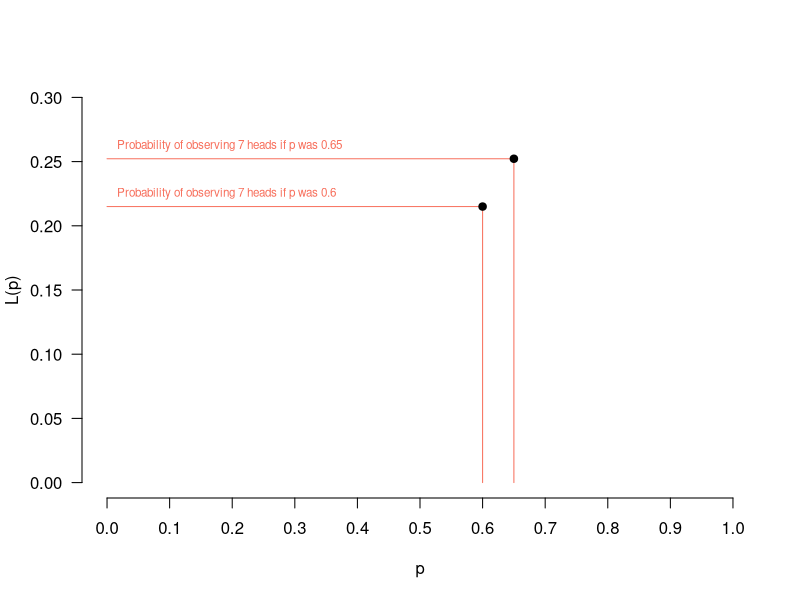
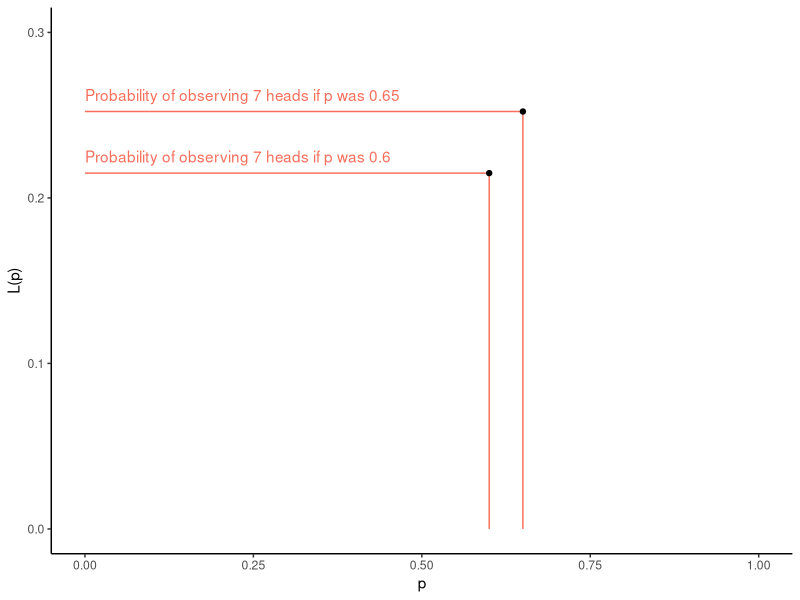
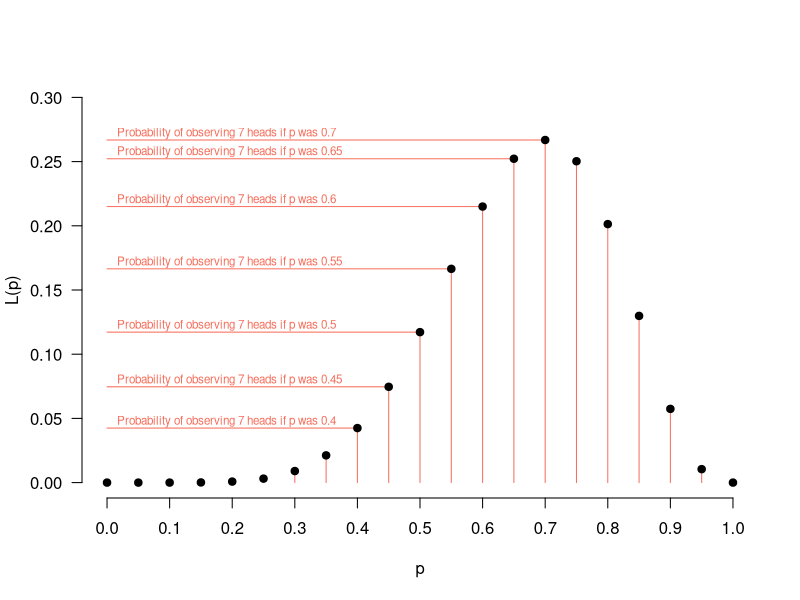
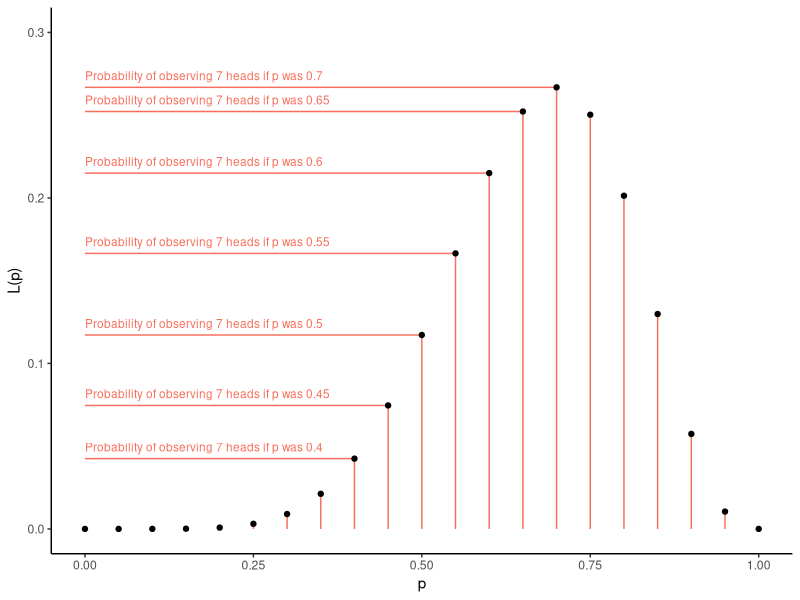
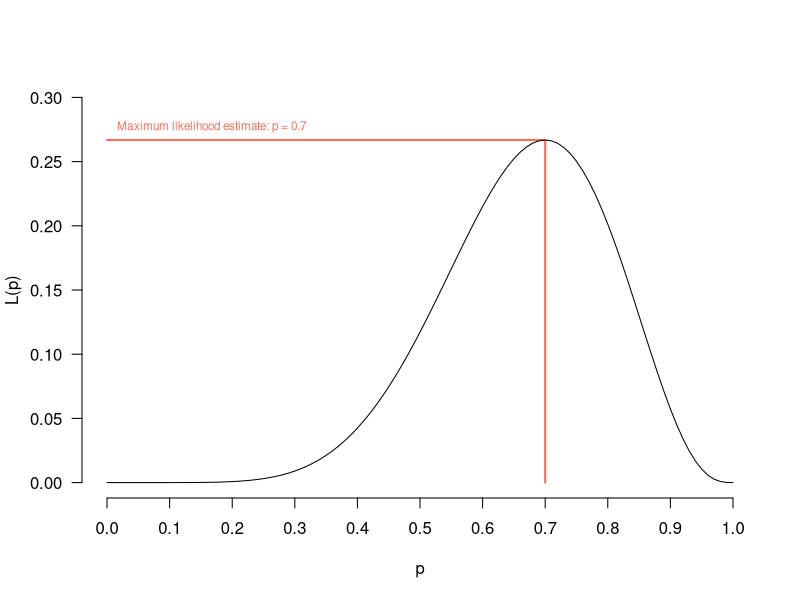
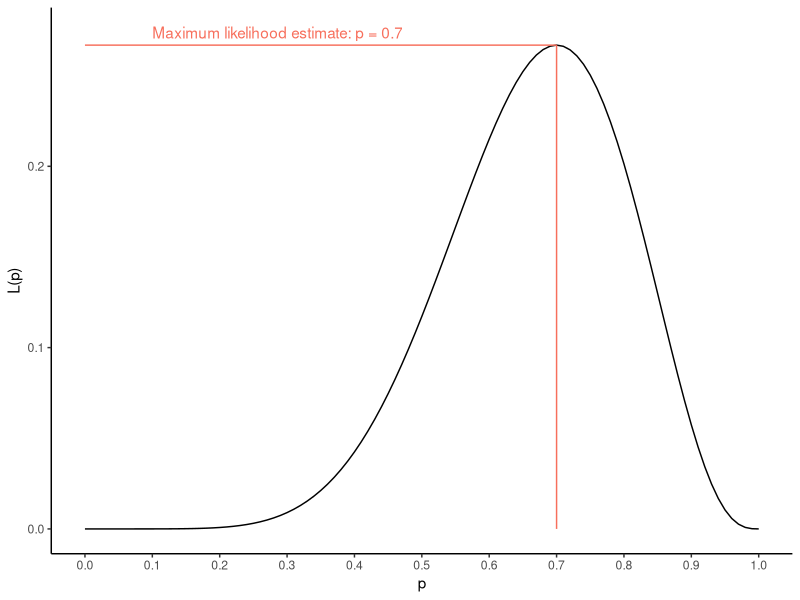
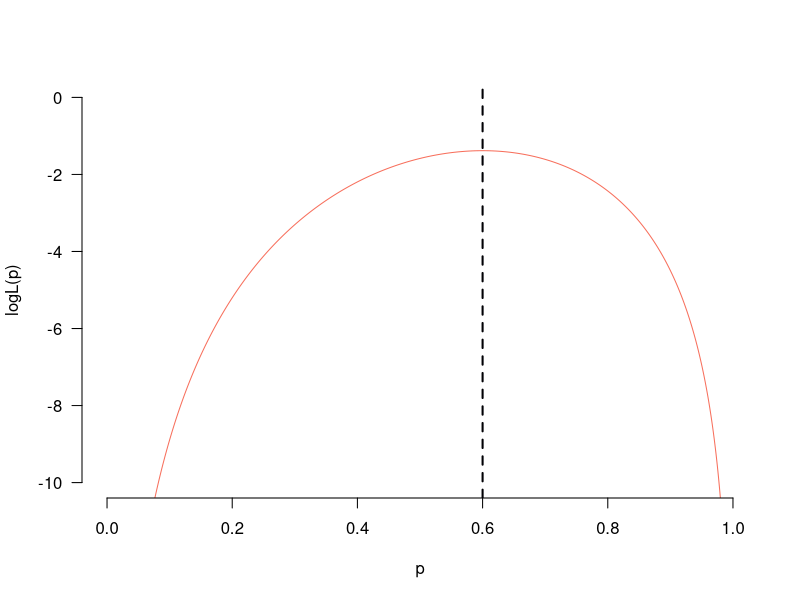
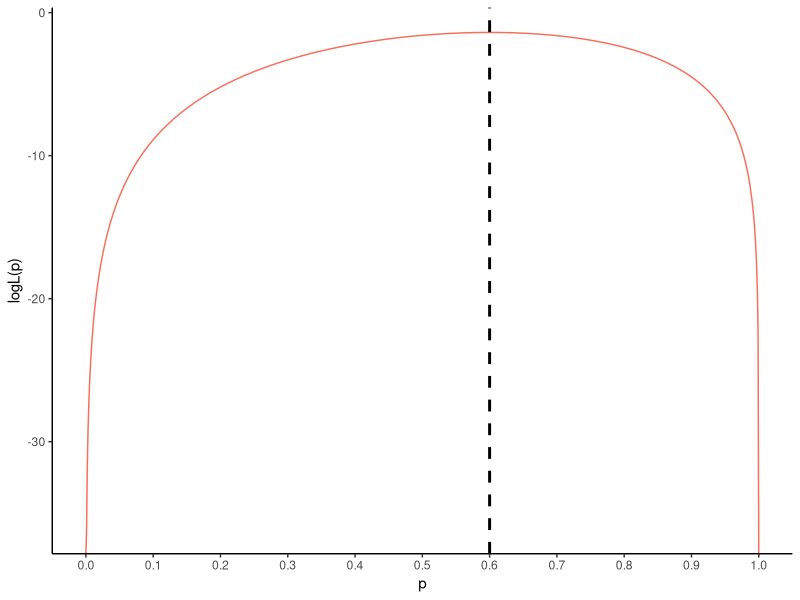

Reproduce these figures in R, in order. (Note: this script raises an error after producing the figures.)
## ---- chunk 1
# The first line sets an option for the final document that can be produced from
# the .Rmd file. Don't worry about it.
knitr::opts_chunk$set(echo = TRUE,
                      collapse = TRUE,
                      out.width="\\textwidth", # for larger figures 
                      attr.output = 'style="max-height: 200px;"'
                      )

# The next bit is quite powerful and useful. 
# First you define which packages you need for your analysis and assign it to 
# the p_needed object. 
p_needed <-
  c("ggplot2", "viridis", "MASS", "optimx", "scales", "foreign")

# Now you check which packages are already installed on your computer.
# The function installed.packages() returns a vector with all the installed 
# packages.
packages <- rownames(installed.packages())
# Then you check which of the packages you need are not installed on your 
# computer yet. Essentially you compare the vector p_needed with the vector
# packages. The result of this comparison is assigned to p_to_install.
p_to_install <- p_needed[!(p_needed %in% packages)]
# If at least one element is in p_to_install you then install those missing
# packages.
if (length(p_to_install) > 0) {
  install.packages(p_to_install)
}
# Now that all packages are installed on the computer, you can load them for
# this project. Additionally the expression returns whether the packages were
# successfully loaded.
sapply(p_needed, require, character.only = TRUE)

# This is an option for stargazer tables
# It automatically adapts the output to html or latex,
# depending on whether we want a html or pdf file
stargazer_opt <- ifelse(knitr::is_latex_output(), "latex", "html")

# this changes the behavior of the magma function a little 
formals(magma)$end <- 0.7
formals(magma)$direction <- -1

# only relevant for ggplot2 plotting
# setting a global ggplot theme for the entire document to avoid 
# setting this individually for each plot 
theme_set(theme_classic() + # start with classic theme 
  theme(
    plot.background = element_blank(),# remove all background 
    plot.title.position = "plot", # move the plot title start slightly 
    legend.position = "bottom" # by default, put legend on the bottom
  ))

## ---- chunk 2
lik_1 <- factorial(10) / (factorial(10 - 7) * factorial(7)) * 0.6 ^ 7 * (1 - 0.6) ^ (10 - 7)
lik_1
## ---- chunk 3
lik_2 <- factorial(10) / (factorial(10 - 7) * factorial(7)) * 0.65 ^ 7 * (1 - 0.65) ^ (10 - 7)
lik_2
## ---- chunk 4
p <- c(0.6, 0.65)
lik <- c(lik_1, lik_2)
## ---- chunk 5
plot(x = p,
     y = lik,
     xlim = c(0,1),
     ylim = c(0, 0.3),
     pch = 19,
     ylab = "L(p)",
     xlab = "p",
     las = 1,
     xaxt = "n",
    bty = "n",
    type = "n")
axis(1, seq(0, 1, 0.1))
segments(x0 = p,
         x1 = p,
         y0 = 0,
         y1 = lik,
         col = magma(2)[1])
segments(x0 = 0,
         x1 = p,
         y0 = lik,
         y1 = lik,
         col = magma(2)[1])
points(x = p,
     y = lik,
     xlim = c(0,1),
     ylim = c(0, 0.3),
     pch = 19)
text(x = 0,
     y = lik + 0.01,
     labels = c(paste0("Probability of observing 7 heads if p was ", p)),
     col = magma(2)[1],
     cex = 0.7,
     pos = 4)

## ---- chunk 6
ggplot() +
  scale_y_continuous(limits = c(0, 0.3)) +
  scale_x_continuous(limits = c(0, 1)) +
  geom_segment(aes(
    y = lik, yend = 0, x = p, xend = p
  ),
  color = magma(1)
  ) +
  geom_segment(aes(
    y = lik, yend = lik, x = p, xend = 0
  ),
  color = magma(1)
  ) +
  geom_point(aes(x = p, y = lik)) +
  labs(y = "L(p)") +
  geom_text(aes(
    label = paste0("Probability of observing 7 heads if p was ", p),
    x = 0, y = lik + 0.01,
    hjust = 0
  ),
  color = magma(1)
  )
## ---- chunk 7
binom_lik <- function(y, n, p) {
  factorial(n) / (factorial(n - y) * factorial(y)) * p ^ y * (1 - p) ^ (n - y)
}
## ---- chunk 8
# Let's start with a sequence
p <- seq(0, 1, 0.05)
lik <- binom_lik(y = 7, n = 10, p = p)
## ---- chunk 9
plot(
  x = p,
  y = lik,
  xlim = c(0, 1),
  ylim = c(0, 0.3),
  pch = 19,
  col = magma(2)[1],
  ylab = "L(p)",
  xlab = "p",
  las = 1,
  xaxt = "n",
  bty = "n",
  type = "n"
)
axis(1, seq(0, 1, 0.1))
segments(
  x0 = p,
  x1 = p,
  y0 = 0,
  y1 = lik,
  col = magma(1)
)
segments(
  x0 = 0,
  x1 = p[9:15],
  y0 = lik[9:15],
  y1 = lik[9:15],
  col = magma(1)
)
points(
  x = p,
  y = lik,
  xlim = c(0, 1),
  ylim = c(0, 0.3),
  pch = 19
  )
text(
  x = 0,
  y = lik[9:15] + 0.005,
  labels = c(paste0(
    "Probability of observing 7 heads if p was ", p[9:15]
  )),
  col = magma(1),
  cex = 0.7,
  pos = 4
)
## ---- chunk 10
ggplot() +
  scale_y_continuous(limits = c(0, 0.3)) +
  scale_x_continuous(limits = c(0, 1)) +
  geom_segment(aes(
    y = lik, yend = 0, x = p, xend = p
  ),
  color = magma(1)
  ) +
  geom_segment(aes(
    y = lik[9:15], yend = lik[9:15], x = p[9:15], xend = 0
  ),
  color = magma(1)
  ) +
  geom_point(aes(x = p, y = lik)
  ) +
  labs(y = "L(p)") +
  geom_text(aes(
    label = paste0("Probability of observing 7 heads if p was ", p[9:15]),
    x = 0, y = lik[9:15] + 0.007,
    hjust = 0
  ),
  size = 3,
  color = magma(1)
  )
## ---- chunk 11
# Let's start with a sequence
p <- seq(0, 1, 0.01)
lik <- binom_lik(y = 7, n = 10, p = p)

# which value of p maximizes the likelihood function?
p_max_lik <- p[which.max(lik)]
max_lik <- lik[which.max(lik)]
## ---- chunk 12
plot(x = p,
     y = lik,
     xlim = c(0, 1),
     ylim = c(0, 0.3),
     pch = 19,
     ylab = "L(p)",
     xlab = "p",
     type = "n",
     las = 1,
     xaxt = "n",
     bty = "n")
axis(1, seq(0, 1, 0.1))
segments(x0 = p_max_lik,
         x1 = p_max_lik,
         y0 = 0,
         y1 = max_lik,
         col = magma(1),
         lwd = 2)
segments(x0 = 0,
         x1 = p_max_lik,
         y0 = max_lik,
         y1 = max_lik,
         col = magma(1),
         lwd = 2)
lines(x = p,
     y = lik,
     xlim = c(0,1),
     ylim = c(0, 0.3),
     pch = 19)
text(x = 0,
     y = max_lik + 0.01,
     labels = "Maximum likelihood estimate: p = 0.7",
     col = magma(1),
     cex = 0.7,
     pos = 4)
## ---- chunk 13
ggplot() +
  geom_line(aes(x = p, y = lik)) +
  geom_segment(aes(
    y = max_lik, yend = 0, x = p_max_lik, xend = p_max_lik
  ),
  color = magma(1, direction = -1)
  ) +
  geom_segment(aes(
    y = max_lik, yend = max_lik, x = p_max_lik, xend = 0
  ),
  color = magma(1, direction = -1)
  ) +
  labs(y = "L(p)") +
  geom_text(aes(
    label = paste0("Maximum likelihood estimate: p = 0.7"),
    x = 0.1, y = max_lik + 0.007,
    hjust = 0
  ),
  color = magma(1, direction = -1)
  ) +
  scale_x_continuous(breaks = seq(0, 1, by = 0.1))
## ---- chunk 14
binom_lik <- function(y, n, p) {
  factorial(n) / (factorial(n - y) * factorial(y)) * p ^ y * (1 - p) ^ (n - y)
}
## ---- chunk 15
res_opt <-
  optimize(
    f = binom_lik, 
    # f is the function we want to optimize (here: maximize).
    interval = c(0, 1),
    # we need to specify an interval of values where we want to look for the maximum
    y = 6,
    n = 10,
    # y and n is the data we actually observed
    maximum = T
    # finally, we need to tell the function that we are looking for a maximum.
  )

res_opt
## ---- chunk 16
binom_loglik <- function(y, n, p) {
  log(factorial(n) / (factorial(n - y) * factorial(y))) + 
    y * log(p) + (n - y) * log(1 - p)
}
## ---- chunk 17
res <- optimize(
  f = binom_loglik,
  interval = c(0, 1),
  y = 6,
  n = 10,
  maximum = T
)
## ---- chunk 18
p <- seq(0, 1, length.out = 1000)
res_loglik <- binom_loglik(6, 10, p)
## ---- chunk 19
plot(
  p,
  res_loglik,
  type = "l",
  ylim = c(-10, 0),
  las = 1,
  bty = "n",
  ylab = "logL(p)",
  col = magma(2)[1]
)
abline(v = res$maximum,
       col = magma(2)[2],
       lwd = 2,
       lty = "dashed")
## ---- chunk 20
ggplot() +
  geom_line(aes(x = p, y = res_loglik), color =  magma(2)[1]) +
  geom_vline(
  xintercept = res$maximum,
  lty = "dashed",
  size = 1
  ) +
  labs(y = "logL(p)") +
  scale_x_continuous(breaks = seq(0, 1, by = 0.1)) 
## ---- chunk 21
binom_loglik2 <- function(y, n, p) {
  y * log(p) + (n - y) * log(1 - p)
  
}

p <- seq(0, 1, length.out = 1000)

res2 <- binom_loglik2(6, 10, p)
max_loglik_p2 <- p[which.max(res2)]
## ---- chunk 22
plot(
  p,
  res_loglik,
  type = "l",
  ylim = c(-20, 0),
  las = 1,
  bty = "n",
  ylab = "logL(p)",
  col = viridis(4)[1]
)
abline(v = res$maximum, 
       lwd = 2,
       col = viridis(4)[3])
lines(x = p, 
      y = res2, 
      lty = "dashed",
      col = viridis(4)[2])
abline(v = max_loglik_p2, 
       lwd = 2,
       lty = "dashed",
       col = viridis(4)[4])

legend("topleft",
       col = c(viridis(4)[1],
               viridis(4)[2],
               viridis(4)[3],
               viridis(4)[4]),
       lty = c("solid", 
               "dashed", 
               "solid", 
               "dashed"),
       legend = c("LogLik 1",
                  "LogLik 2 (simplified)",
                  "max(LogLik 1)",
                  "max(LogLik 2)"),
       bty = "n",
       cex = 0.75)
## ---- chunk 23
ggplot() +
  geom_line(aes(x = p, y = res_loglik, color = "LogLik 1")) +
  geom_line(aes(x = p, y = res2,  color = "LogLik 2 (simplified)"), lty = 2) +
  geom_vline(aes(
    xintercept = c(res$maximum, max_loglik_p2),
    color = c("max(LogLik 1)", "max(LogLik 2)")
  ),
  lty = 1:2,
  size = 1) +
  labs(y = "logL(p)",
       color = "") +
  scale_x_continuous(breaks = seq(0, 1, by = 0.1)) +
  scale_color_viridis(discrete = TRUE) 
## ---- chunk 24
b0 <- 5
sigma2 <- 4
## ---- chunk 25
Y <- b0 + rnorm(100000, 0, sqrt(sigma2))
## ---- chunk 26
lmsimple_loglik <- function(y, theta) {
  N <- length(y)
  
  b0 <- theta[1]
  sigma2 <-
    exp(theta[2]) #constrain variance so that it is always positive
  
  logl <-
    -(N / 2) * log(sigma2) - 1 / (2 * sigma2) * sum((y - b0) ^ 2)
  
  return(logl)
}
## ---- chunk 27
stval <- c(0, 0)
## ---- chunk 28
res <-
  optimx(
    par = stval,
    # we need to input our start values,
    f = lmsimple_loglik,
    # the Log-Likelihood function we optimize,
    y = Y,
    # our data,
    control = list(maximize = T)
    # and tell optimx to maximize rather than to minimize.
  )  
## ---- chunk 29
res
mean(Y)
## ---- chunk 30
log(4)

exp(res$p2[1])

## ---- chunk 31
b <- seq(-10, 10, length.out = 1000)

res <-
  sapply(b, function(x)
    lmsimple_loglik(y = Y, theta = cbind(x, sigma2)))

min_loglik_b <- b[which.max(res)]
## ---- chunk 32
plot(
  b,
  res,
  type = "l",
  bty = "n",
  ylab = "logL",
  xlab = expression(beta),
  yaxt = "n",
  col = magma(2)[1],
)
axis_ticks <- pretty(min(res):max(res))
axis(2,
     at = axis_ticks,
     labels = paste0(axis_ticks/1000, "k"),
     las = 1)
abline(v = min_loglik_b,
       lwd = 2,
       col = magma(2)[2])
## ---- chunk 33
ggplot() +
  geom_line(aes(x = b, y = res), color =  magma(2)[1]) +
  geom_vline(
  xintercept = min_loglik_b,
  lty = "dashed",
  size = 1
  ) +
  labs(y = "logL(p)",
       x = expression(beta)) +
  scale_y_continuous(breaks = scales::pretty_breaks(), 
                     labels = scales::label_comma())
## ---- chunk 34
dat <- read.dta("raw-data/uspresidentialelections.dta")
## ---- chunk 35
Y <- dat$vote
X <- dat$growth
## ---- chunk 36
lm_loglik <- function(y, x, theta) {
  N <- length(y)
  
  # theta contains our parameters to be estimated
  
  beta0 <- theta[1]
  beta1 <- theta[2]
  sigma2 <- exp(theta[3])
  
  logl <-
    -N / 2 * log(sigma2) - 1 / (2 * sigma2) * sum((y - beta0 - beta1 * x) ^ 2)
  return(logl)
}
## ---- chunk 37
stval <- c(0, 0, 0)
## ---- chunk 38
res <-
  optimx(
    stval,
    lm_loglik,
    y = Y,
    x = X,
    control = list(maximize = T)
  )

res
## ---- chunk 39
ols <- lm(Y ~ X)

ols
